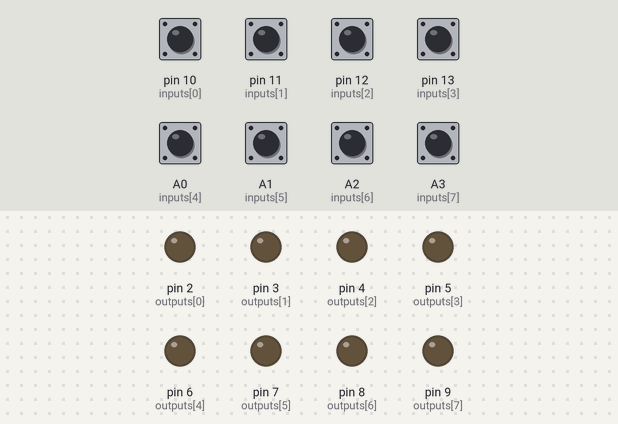
The sketch below on a simulated Arduino Uno, built with avr-gcc and run on an emulated ATmega328P. Shown: output pins drawn as LEDs (lit = HIGH). The test bench sets the inputs (shaded band); at power-on: A0 (inputs[4]), A1 (inputs[5]), A2 (inputs[6]), A3 (inputs[7]), pin 10 (inputs[0]), pin 11 (inputs[1]), pin 12 (inputs[2]), pin 13 (inputs[3]) HIGH.

Above: at 1.2 s.
1.3 s: pin 10 (inputs[0]) pulled LOW for 0.15 s
At 1.37 s:
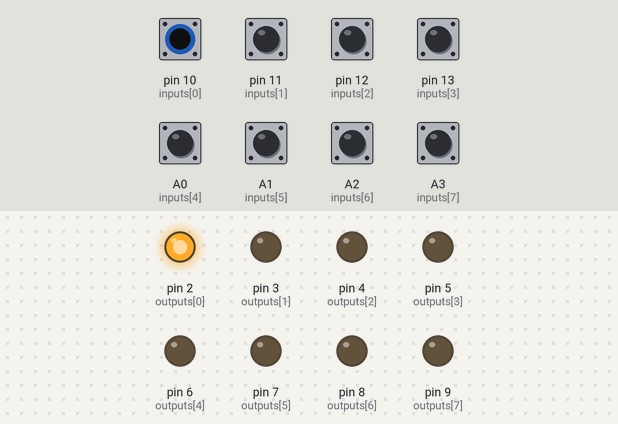
2.9 s: pin 11 (inputs[1]) pulled LOW for 0.15 s
At 2.97 s:
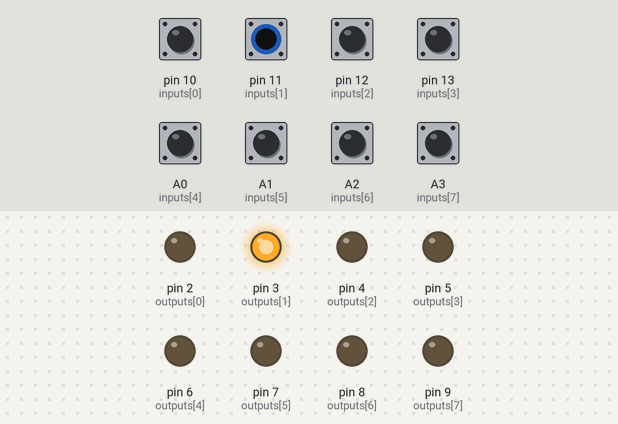
4.5 s: pin 12 (inputs[2]) pulled LOW for 0.15 s
At 4.57 s:
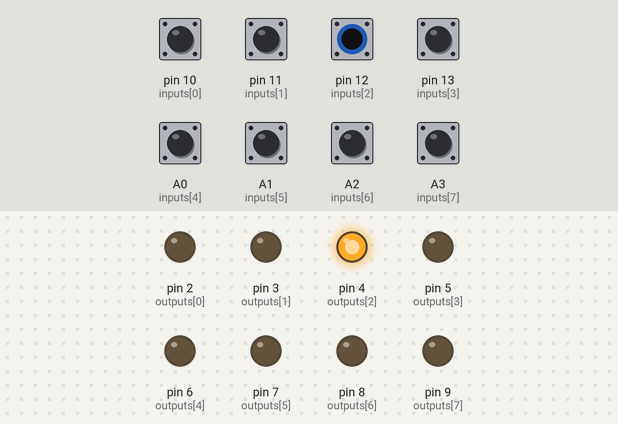
6.1 s: pin 13 (inputs[3]) pulled LOW for 0.15 s
At 6.17 s:
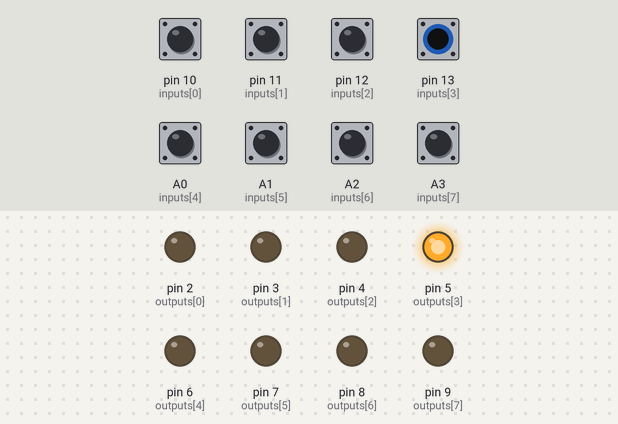
7.7 s: A0 (inputs[4]) pulled LOW for 0.15 s
At 7.77 s:
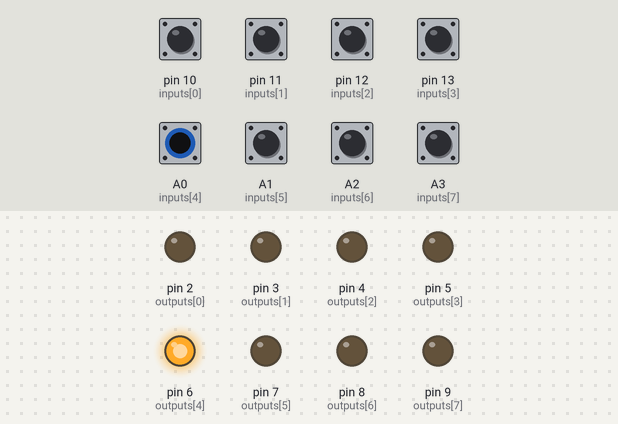
9.3 s: A1 (inputs[5]) pulled LOW for 0.15 s
At 9.37 s:
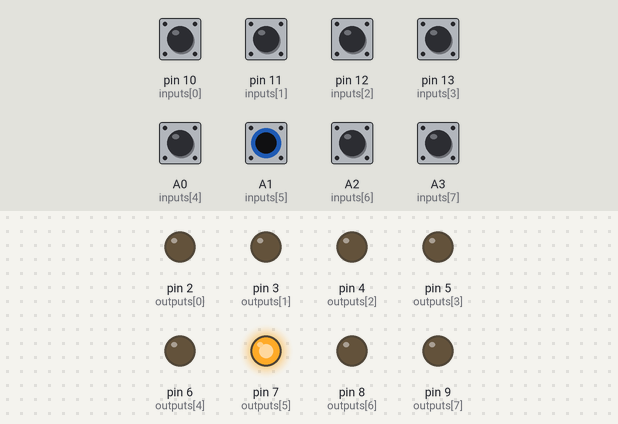
Timing chart, 0 to 11.9 s (numbered marks = the images above; inputs shaded):
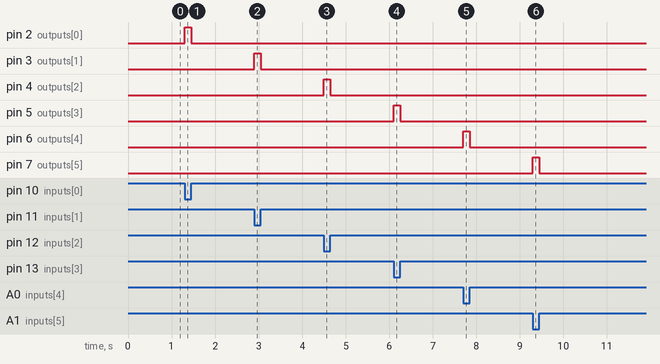

The sketch:

11_espejo.ino
```cpp
unsigned char outputs[] = {2, 3, 4, 5, 6, 7, 8, 9};
unsigned char inputs[] = {10, 11, 12, 13, A0, A1, A2, A3};

void setup() {
  // put your setup code here, to run once:
  for (unsigned int i = 0; i < sizeof(outputs); i++) {
    pinMode(outputs[i], OUTPUT);
  }

  for (unsigned int i = 0; i < sizeof(inputs); i++) {
    pinMode(inputs[i], INPUT_PULLUP);
  }
}

void loop() {
  // put your main code here, to run repeatedly:

  for (unsigned char i = 0; i < sizeof(outputs); i++) {
    digitalWrite(outputs[i], !digitalRead(inputs[i]));
  }

}
```

Measured:
- after the input at 1.3 s, pin 2 (outputs[0]): LOW → HIGH at once, → LOW 0.15 s later
- after the input at 2.9 s, pin 3 (outputs[1]): LOW → HIGH at once, → LOW 0.15 s later
- after the input at 4.5 s, pin 4 (outputs[2]): LOW → HIGH at once, → LOW 0.15 s later
- after the input at 6.1 s, pin 5 (outputs[3]): LOW → HIGH at once, → LOW 0.15 s later
- after the input at 7.7 s, pin 6 (outputs[4]): LOW → HIGH at once, → LOW 0.15 s later
- after the input at 9.3 s, pin 7 (outputs[5]): LOW → HIGH at once, → LOW 0.15 s later
